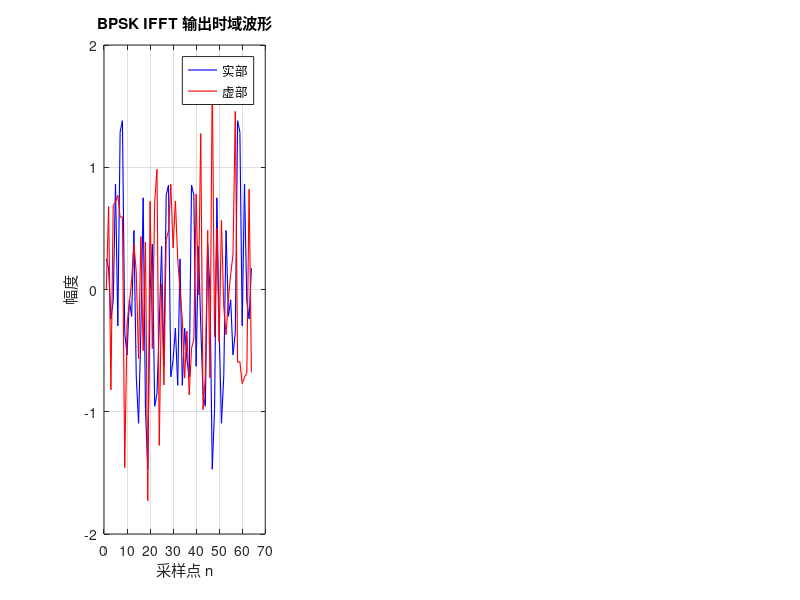

MATLAB code to generate this figure: (Note: this script raises an error after producing the figure.)
clear; clc; close all;
cd('D:/Program/MekCraft-Labs/docs-lab/ofdm');

%% ========== 全局参数 ==========
N_fft   = 64;
N_syms  = 50000;       % 增大符号数以支持高 SNR 统计
SNR_dB  = 15;          % 单点演示信噪比

mod_types = {'BPSK', 'QPSK', '16QAM'};
M_values  = [2, 4, 16];

%% ========== 环节二：IFFT 变换 ==========
fprintf('===== 环节二：IFFT 变换 =====\n');
figure('Position', [100 100 900 350]);
for i = 1:3
    M = M_values(i);
    numBits = N_fft * 1 * log2(M);
    bits = randi([0 1], numBits, 1);

    if M == 2
        X_k = pskmod(bits, M);
    else
        X_k = qammod(bits, M, 'InputType', 'bit', 'UnitAveragePower', true);
    end

    X_k_matrix = reshape(X_k, N_fft, 1);
    s_n = sqrt(N_fft) * ifft(X_k_matrix, N_fft);

    subplot(1, 3, i);
    plot(real(s_n), 'b-', 'LineWidth', 0.8); hold on;
    plot(imag(s_n), 'r-', 'LineWidth', 0.8);
    grid on;
    xlabel('采样点 n'); ylabel('幅度');
    title([mod_types{i}, ' IFFT 输出时域波形']);
    legend('实部', '虚部', 'Location', 'best');
end
saveas(gcf, 'figures/hw2_step2_ifft.png');
fprintf('  -> hw2_step2_ifft.png saved.\n');

%% ========== 环节三：AWGN 信道 ==========
fprintf('===== 环节三：AWGN 信道 =====\n');
figure('Position', [100 100 900 350]);
for i = 1:3
    M = M_values(i);
    numBits = N_fft * N_syms * log2(M);
    bits = randi([0 1], numBits, 1);

    if M == 2
        X_k = pskmod(bits, M);
    else
        X_k = qammod(bits, M, 'InputType', 'bit', 'UnitAveragePower', true);
    end

    X_k_matrix = reshape(X_k, N_fft, N_syms);
    s_n = sqrt(N_fft) * ifft(X_k_matrix, N_fft);
    r_n = awgn(s_n, SNR_dB, 'measured');
    Y_k_matrix = (1/sqrt(N_fft)) * fft(r_n, N_fft);
    Y_k = Y_k_matrix(:);

    subplot(1, 3, i);
    plot(Y_k(1:500), 'b.', 'MarkerSize', 1);
    grid on; axis square;
    xlim([-2 2]); ylim([-2 2]);
    xlabel('同相分量 I'); ylabel('正交分量 Q');
    title([mod_types{i}, ' AWGN 后星座图 (SNR=', num2str(SNR_dB), 'dB)']);
end
saveas(gcf, 'figures/hw2_step3_awgn.png');
fprintf('  -> hw2_step3_awgn.png saved.\n');

%% ========== 环节四：FFT 变换 ==========
fprintf('===== 环节四：FFT 变换 =====\n');
figure('Position', [100 100 900 350]);
fft_data = struct();
for i = 1:3
    M = M_values(i);
    numBits = N_fft * N_syms * log2(M);
    bits = randi([0 1], numBits, 1);

    if M == 2
        X_k = pskmod(bits, M);
    else
        X_k = qammod(bits, M, 'InputType', 'bit', 'UnitAveragePower', true);
    end

    X_k_matrix = reshape(X_k, N_fft, N_syms);
    s_n = sqrt(N_fft) * ifft(X_k_matrix, N_fft);
    r_n = awgn(s_n, SNR_dB, 'measured');
    Y_k_matrix = (1/sqrt(N_fft)) * fft(r_n, N_fft);
    Y_k = Y_k_matrix(:);

    fft_data(i).Y_k = Y_k;
    fft_data(i).bits = bits;

    subplot(1, 3, i);
    plot(Y_k(1:1000), 'b.', 'MarkerSize', 1);
    grid on; axis square;
    xlim([-2 2]); ylim([-2 2]);
    xlabel('同相分量 I'); ylabel('正交分量 Q');
    title([mod_types{i}, ' FFT 输出星座图']);
end
saveas(gcf, 'figures/hw2_step4_fft.png');
fprintf('  -> hw2_step4_fft.png saved.\n');

%% ========== 环节五：信号解调 ==========
fprintf('===== 环节五：信号解调 =====\n');
figure('Position', [100 100 900 350]);
ber_results = zeros(1, 3);
for i = 1:3
    M = M_values(i);
    Y_k = fft_data(i).Y_k;
    bits = fft_data(i).bits;

    if M == 2
        rx_sym = pskdemod(Y_k, M);
        rx_bits = rx_sym;
    else
        rx_bits = qamdemod(Y_k, M, 'OutputType', 'bit', 'UnitAveragePower', true);
    end

    ber_results(i) = sum(bits ~= rx_bits) / length(bits);

    subplot(1, 3, i);
    if M == 2
        X_ref = pskmod([0; 1], M);
    else
        X_ref = qammod(0:M-1, M, 'UnitAveragePower', true);
    end
    plot(Y_k(1:1000), 'b.', 'MarkerSize', 1); hold on;
    plot(real(X_ref), imag(X_ref), 'rx', 'MarkerSize', 10, 'LineWidth', 2);
    grid on; axis square;
    xlim([-2 2]); ylim([-2 2]);
    xlabel('同相分量 I'); ylabel('正交分量 Q');
    title([mod_types{i}, ' 判决后 (BER=', num2str(ber_results(i), '%.1e'), ')']);
end
saveas(gcf, 'figures/hw2_step5_demod.png');
fprintf('  -> hw2_step5_demod.png saved.\n');

%% ========== BER vs SNR（蒙特卡洛仿真 + 理论曲线）==========
fprintf('===== BER vs SNR =====\n');
SNR_range = 0:2:20;
ber_sim   = zeros(3, length(SNR_range));
ber_theory = zeros(3, length(SNR_range));

for i = 1:3
    M = M_values(i);
    k = log2(M);  % bits per symbol
    numBits = N_fft * N_syms * k;
    tx_bits = randi([0 1], numBits, 1);

    % Mod + IFFT (一次生成)
    if M == 2
        X_k = pskmod(tx_bits, M);
    else
        X_k = qammod(tx_bits, M, 'InputType', 'bit', 'UnitAveragePower', true);
    end
    X_k_matrix = reshape(X_k, N_fft, N_syms);
    s_n = sqrt(N_fft) * ifft(X_k_matrix, N_fft);

    for j = 1:length(SNR_range)
        r_n = awgn(s_n, SNR_range(j), 'measured');
        Y_k_matrix = (1/sqrt(N_fft)) * fft(r_n, N_fft);
        Y_k = Y_k_matrix(:);

        if M == 2
            rx_sym = pskdemod(Y_k, M);
            rx_bits = rx_sym;
        else
            rx_bits = qamdemod(Y_k, M, 'OutputType', 'bit', 'UnitAveragePower', true);
        end

        errors = sum(tx_bits ~= rx_bits);
        if errors == 0
            ber_sim(i, j) = 1 / numBits;  % 至少记录 1/total
        else
            ber_sim(i, j) = errors / numBits;
        end
    end

    % 理论 BER 曲线（使用 berawgn，需将 Es/N0 转换为 Eb/N0）
    k = log2(M);
    EbNo_range = SNR_range - 10*log10(k);
    for j = 1:length(SNR_range)
        if M == 2
            ber_theory(i, j) = berawgn(EbNo_range(j), 'psk', M, 'nondiff');
        elseif M == 4
            ber_theory(i, j) = berawgn(EbNo_range(j), 'qam', M);
        else
            ber_theory(i, j) = berawgn(EbNo_range(j), 'qam', M);
        end
    end

    fprintf('  %s done.\n', mod_types{i});
end

% 绘制仿真 + 理论对比图
figure('Position', [100 100 700 500]);
colors = {'b', 'r', 'm'};
markers = {'o', 's', 'd'};
for i = 1:3
    semilogy(SNR_range, ber_sim(i,:), [colors{i}, markers{i}, '-'], ...
        'LineWidth', 1.5, 'MarkerSize', 6, ...
        'DisplayName', [mod_types{i}, ' 仿真']);
    hold on;
    semilogy(SNR_range, ber_theory(i,:), [colors{i}, '--'], ...
        'LineWidth', 1.2, 'DisplayName', [mod_types{i}, ' 理论']);
end
grid on;
xlabel('SNR (dB)'); ylabel('误码率 (BER)');
title('AWGN 信道下 OFDM 系统误码率：仿真 vs 理论');
legend('Location', 'southwest');
ylim([1e-6, 1]);
saveas(gcf, 'figures/ber_snr_curve.png');
fprintf('  -> ber_snr_curve.png saved.\n');

% 输出关键 SNR 数据表
fprintf('\n===== 关键数据表 =====\n');
fprintf('%-8s | %-12s %-12s | %-12s %-12s | %-12s %-12s\n', ...
    'SNR(dB)', 'BPSK_sim', 'BPSK_theory', 'QPSK_sim', 'QPSK_theory', '16QAM_sim', '16QAM_theory');
fprintf('%s\n', repmat('-', 1, 85));
for j = 1:length(SNR_range)
    fprintf('%-8d | %-12.2e %-12.2e | %-12.2e %-12.2e | %-12.2e %-12.2e\n', ...
        SNR_range(j), ber_sim(1,j), ber_theory(1,j), ...
        ber_sim(2,j), ber_theory(2,j), ber_sim(3,j), ber_theory(3,j));
end

fprintf('\n===== 全部完成 =====\n');
